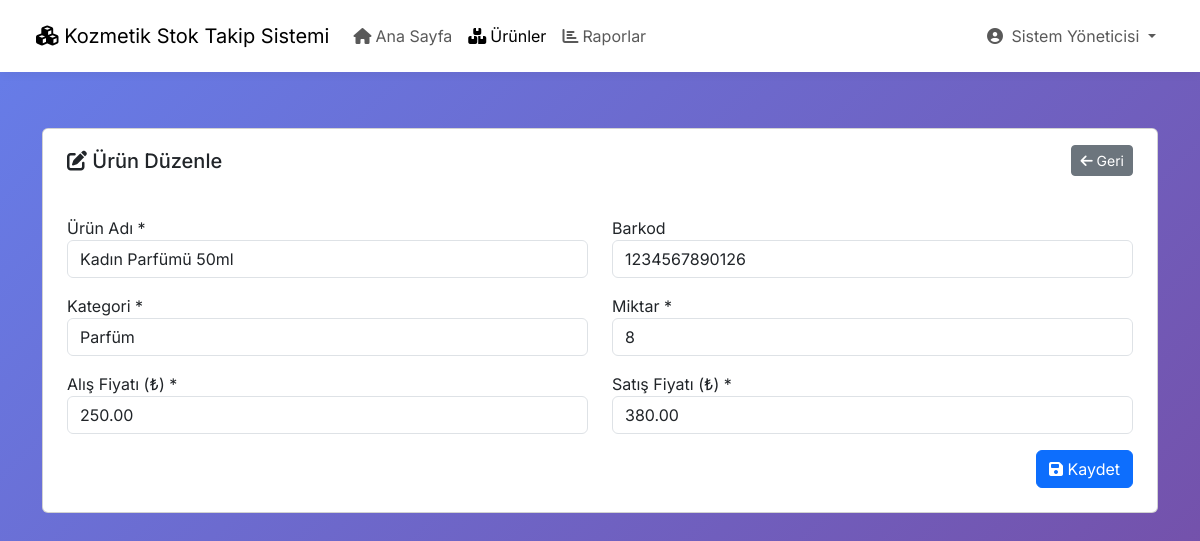
Screenshot of /urun_duzenle.php?id=4 (signed in) with the database file from the repository.
### tables this page shows
CREATE TABLE urunler (
    id INT PRIMARY KEY AUTO_INCREMENT,
    urun_adi VARCHAR(200) NOT NULL,
    barkod VARCHAR(50) UNIQUE,
    kategori_id INT,
    marka VARCHAR(100),
    model VARCHAR(100),
    renk VARCHAR(50),
    miktar INT DEFAULT 0,
    min_stok INT DEFAULT 5,
    birim VARCHAR(20) DEFAULT 'adet',
    alis_fiyati DECIMAL(10,2),
    satis_fiyati DECIMAL(10,2),
    son_kullanma_tarihi DATE,
    aciklama TEXT,
    resim VARCHAR(255),
    ekleme_tarihi DATETIME DEFAULT CURRENT_TIMESTAMP,
    guncellenme_tarihi DATETIME DEFAULT CURRENT_TIMESTAMP ON UPDATE CURRENT_TIMESTAMP,
    ekleyen_kullanici INT,
    aktif TINYINT(1) DEFAULT 1,
    FOREIGN KEY (kategori_id) REFERENCES kategoriler(id),
    FOREIGN KEY (ekleyen_kullanici) REFERENCES kullanicilar(id)
);

CREATE TABLE kategoriler (
    id INT PRIMARY KEY AUTO_INCREMENT,
    kategori_adi VARCHAR(100) NOT NULL,
    aciklama TEXT,
    olusturma_tarihi DATETIME DEFAULT CURRENT_TIMESTAMP
);

### urun_duzenle.php (the view, shortened to what this page needs)
<?php
require_once 'includes/db.php';
$id = isset($_GET['id']) ? (int)$_GET['id'] : 0;
$sql = "SELECT * FROM urunler WHERE id = $id AND aktif = 1";
$sonuc = mysqli_query($baglanti, $sql);
$urun = mysqli_fetch_assoc($sonuc);
$kategoriler_sql = "SELECT * FROM kategoriler ORDER BY kategori_adi";
$kategoriler = mysqli_query($baglanti, $kategoriler_sql);
require_once 'includes/header.php';
?>
<div class="container mt-4">
    <div class="card">
        <div class="card-header">
            <h5><i class="fas fa-edit"></i> Ürün Düzenle</h5>
            <a href="urunleri_listele.php" class="btn btn-secondary btn-sm float-end">
                <i class="fas fa-arrow-left"></i> Geri
            </a>
        </div>
        <div class="card-body">
            <form method="POST">
                <div class="row">
                    <div class="col-md-6 mb-3">
                        <label>Ürün Adı *</label>
                        <input type="text" name="urun_adi" class="form-control"
                               value="<?php echo htmlspecialchars($urun['urun_adi']); ?>" required>
                    </div>
                    <div class="col-md-6 mb-3">
                        <label>Barkod</label>
                        <input type="text" name="barkod" class="form-control"
                               value="<?php echo htmlspecialchars($urun['barkod']); ?>">
                    </div>
                </div>
                <div class="row">
                    <div class="col-md-6 mb-3">
                        <label>Kategori *</label>
                        <select name="kategori_id" class="form-control" required>
                            <?php mysqli_data_seek($kategoriler, 0); ?>
                            <?php while ($kategori = mysqli_fetch_assoc($kategoriler)): ?>
                                <option value="<?php echo $kategori['id']; ?>"
                                        <?php echo ($urun['kategori_id'] == $kategori['id']) ? 'selected' : ''; ?>>
                                    <?php echo htmlspecialchars($kategori['kategori_adi']); ?>
                                </option>
                            <?php endwhile; ?>
                        </select>
                    </div>
                    <div class="col-md-6 mb-3">
                        <label>Miktar *</label>
                        <input type="number" name="miktar" class="form-control"
                               value="<?php echo $urun['miktar']; ?>" min="0" required>
                    </div>
                </div>
                <div class="row">
                    <div class="col-md-6 mb-3">
                        <label>Alış Fiyatı (₺) *</label>
                        <input type="text" name="alis_fiyati" class="form-control"
                               value="<?php echo number_format($urun['alis_fiyati'], 2); ?>" required>
                    </div>
                    <div class="col-md-6 mb-3">
                        <label>Satış Fiyatı (₺) *</label>
                        <input type="text" name="satis_fiyati" class="form-control"
                               value="<?php echo number_format($urun['satis_fiyati'], 2); ?>" required>
                    </div>
                </div>
                <div class="text-end">
                    <button type="submit" class="btn btn-primary">
                        <i class="fas fa-save"></i> Kaydet
                    </button>
                </div>
            </form>
        </div>
    </div>
</div>

### includes/header.php (style rules this page uses)
body { font-family: 'Inter', sans-serif; color: var(--dark-text); min-height: 100vh; display: flex; flex-direction: column; background: linear-gradient(135deg, #667eea 0%, #764ba2 100%); background-attachment: fixed; overflow-x: hidden; }
.card { margin-bottom: 1.5rem; overflow: hidden; }
.card-header { background-color: #ffffff; border-bottom: 1px solid var(--border-color); font-weight: 600; color: var(--dark-text); padding: 1rem 1.5rem; border-top-left-radius: 1rem; border-top-right-radius: 1rem; display: flex; justify-content: space-between; align-items: center; }
.card-header h5 { margin-bottom: 0; font-size: 1.25rem; }
.card-body { padding: 1.5rem; }

### rows the page displays
urunler: urun_adi "Kadın Parfümü 50ml", barkod "1234567890126", kategori_id "Parfüm", miktar "8", alis_fiyati "250.00", satis_fiyati "380.00"

### other values shown
SITE_NAME "Kozmetik Stok Takip Sistemi"
